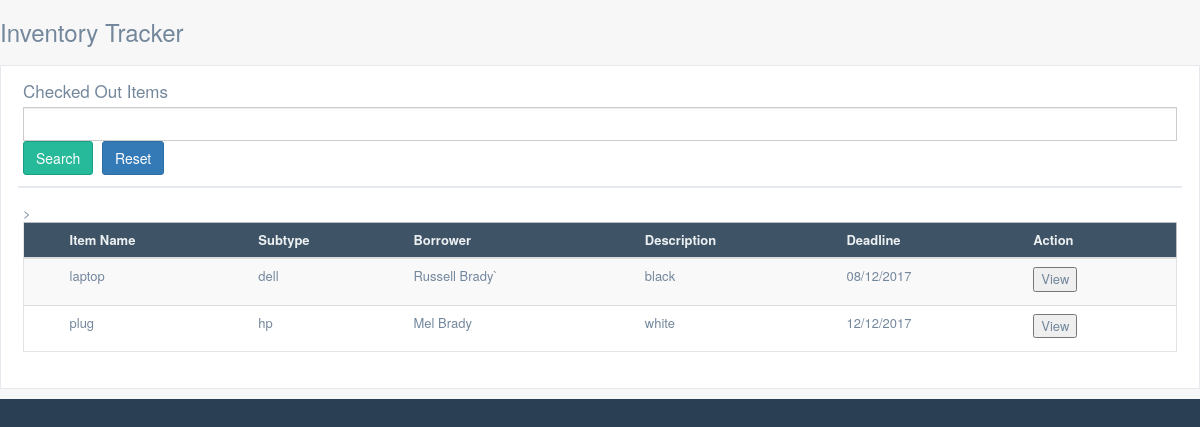
The app's page /employeedatabase (signed in) with its own data.
### database.py (models this page shows, shortened)
class ItemSignOut(db.Model):
    id = db.Column(db.Integer, primary_key=True)
    name = db.Column(db.String(80), unique=False)
    subtype = db.Column(db.String(120), unique=False)
    description = db.Column(db.String(300), unique=False)
    deadline = db.Column(db.String(100), unique=False)
    signature = db.Column(db.String(120000), unique=False)
    employee = db.Column(db.String(100), unique=False)
    employee_email = db.Column(db.String(100), unique=False)

### inventory.py (the view)
@app.route('/employeedatabase', methods=['GET', 'POST'])
def employeedatabase():
    email = session.get('email', None)
    if request.method == 'POST':
        search = request.form.get('search')
        rows = ItemSignOut.query.filter_by(employee_email=email).filter(ItemSignOut.name.contains(search))
        return render_template("employeeViewItem.html", rows = rows)
    rows = ItemSignOut.query.filter_by(employee_email=email)
    return render_template('employeeViewItem.html', rows=rows)

### templates/employeeViewItem.html (shortened to what this page needs)
<!DOCTYPE html>
<html lang="en">
<head>
	<link href="http://maxcdn.bootstrapcdn.com/bootstrap/3.3.0/css/bootstrap.min.css" rel="stylesheet">
	<link href="{{url_for('.static', filename='custom.min.css')}}" rel="stylesheet">
	<link href="{{url_for('.static', filename='site.css')}}" rel="stylesheet">
</head>
<body class="">
	<div class="container body">
		<div class="main_container">
			<div class="right_col" role="main">
				<div class="">
					<div class="page-title">
						<div class="title_left">
							<h3>Inventory Tracker</h3>
						</div>
						<div class="title_right">
							<div class="col-md-5 col-sm-5 col-xs-12 form-group pull-right top_search">
							</div>
						</div>
					</div>
                    <div>
                <div class="x_panel">
                  <div class="x_title">
                  <form action="/employeedatabase" method="POST">
                    <h2>Checked Out Items <small>Search: </small></h2>
                    <input type="text" id="subtype1" name="search" value="{{subtype}}" required="required" class="form-control col-md-7 col-xs-12">
                    <button type="submit" id ="subBut" class="btn btn-success">Search</button>
                    <button class="btn btn-primary" onclick="location.href='/employeedatabase'" type="reset">Reset</button>
                    </form>
                  </div>
                  <div class="x_content">
                    <div class="table-responsive">
                      <table class="table table-striped jambo_table bulk_action">
                        <thead>
                          <tr class="headings">
                            <th>
                            </th>
                            <th class="column-title">Item Name </th>
                            <th class="column-title">Subtype </th>
                            <th class="column-title">Borrower </th>
                            <th class="column-title">Description</th>>
                            <th class="column-title">Deadline </th>
                            <th class="column-title no-link last"><span class="nobr">Action</span>
                            </th>
                          </tr>
                        </thead>
                        <tbody>
                         {% for row in rows %}
            			<tr class="even pointer">
                            <td class="a-center ">
                            </td>
                            <td class=" ">{{row.name }}</td>
                            <td class="a-right a-right ">{{row.subtype}}</td>
                            <td class=" ">{{row.employee }}</td>
                            <td class=" ">{{row.description}}</td>
                            <td class=" ">{{row.deadline}}</td>
                            <td class=" last"><form method="GET" action="/info">
													<button type="submit">View</button>
												</form>
                            </td>
                          </tr>
              			{% endfor %}
                        </tbody>
                      </table>
                    </div>
                  </div>
                </div>
                </div>
				</div>
			</div>
		</div>
	</div>
</body>
</html>

### records on screen
ItemSignOut: name "laptop", subtype "dell", employee "Russell Brady`", description "black", deadline "08/12/2017"
ItemSignOut: name "plug", subtype "hp", employee "Mel Brady", description "white", deadline "12/12/2017"
